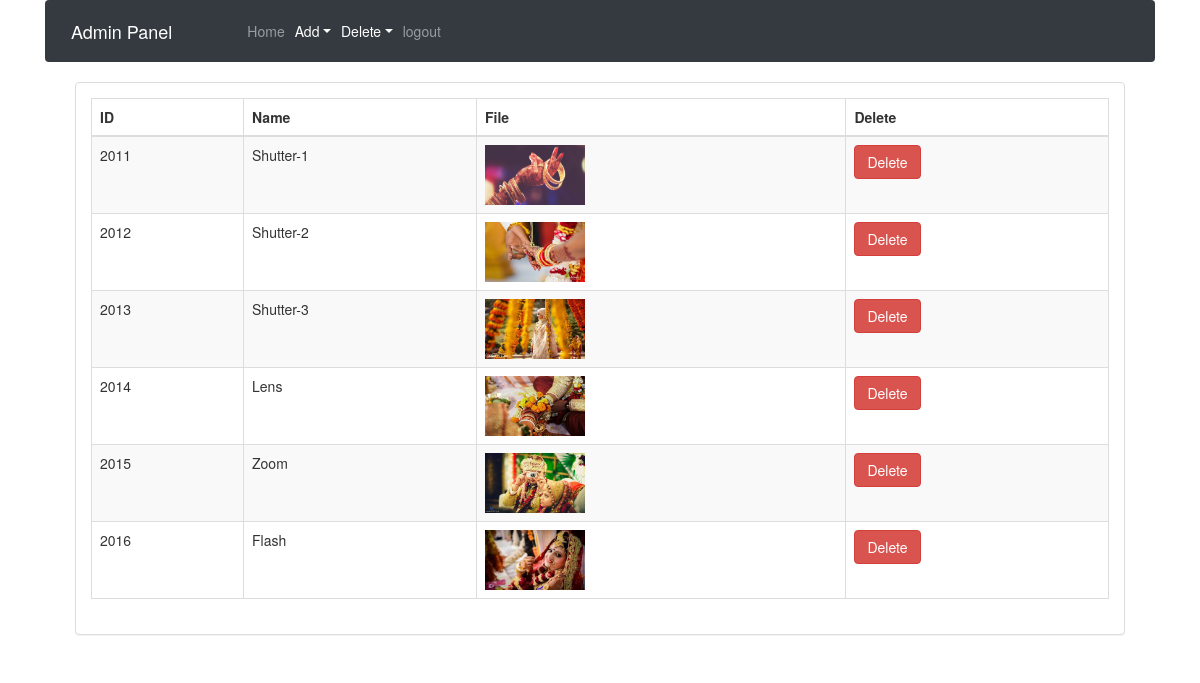
The page /del_wd_photo.php on the database its author committed.
### tables this page shows
CREATE TABLE IF NOT EXISTS `wd_Photography` (
  `id` int(11) NOT NULL AUTO_INCREMENT,
  `group` varchar(20) NOT NULL,
  `name` varchar(255) NOT NULL,
  `image` varchar(255) NOT NULL,
  `details` varchar(200),
  `price` double(10,2) NOT NULL,
  PRIMARY KEY (`id`)
);

### del_wd_photo.php (the view, shortened to what this page needs)
<?php
	require_once "connection.php";
?>
<!DOCTYPE html>
<html>
<head>
<link rel="stylesheet" href="css/bootstrap.css">
<link rel="stylesheet" href="bootstrap/css/bootstrap.min.css">
</head>
	<div class="wrapper">
	<div class="container">
	<header role="banner">
      <nav class="navbar navbar-expand-md navbar-dark bg-dark">
          <a class="navbar-brand" href="admin_home.php">Admin Panel</a>
          <div class="collapse navbar-collapse" id="navbarsExample05">
            <ul class="navbar-nav ml-auto pl-lg-5 pl-0">
              <li class="nav-item">
                <a class="nav-link" href="admin_home.php">Home</a>
              </li>
               <li class="nav-item dropdown">
                <a class="nav-link dropdown-toggle active" href="#" id="dropdown04" data-toggle="dropdown" aria-haspopup="true" aria-expanded="false">Add</a>
                <div class="dropdown-menu" aria-labelledby="dropdown04">
                <li class="nav-item dropdown">
                <a class="nav-link dropdown-toggle active" href="#" id="dropdown04" data-toggle="dropdown" aria-haspopup="true" aria-expanded="false">Delete</a>
              </li>
                 <li class="nav-item">
                <a class="nav-link" href="logout1.php">logout</a>
              </li>
            </ul>
          </div>
        </div>
	<body>
	<div class="wrapper">
	<div class="container">
		<div class="col-lg-12">
			<div class="col-lg-12">
                    <div class="panel panel-default">
                        <div class="panel-body">
                            <div class="table-responsive">
                                <table class="table table-striped table-bordered table-hover">
                                    <thead>
                                        <tr>
											<th>ID</th>
                                            <th>Name</th>
                                            <th>File</th>
                                            <th>Delete</th>
                                        </tr>
                                    </thead>
                                    <tbody>
									<?php
									$select_stmt=$db->prepare("SELECT * FROM wd_photography");
									$select_stmt->execute();
									while($row=$select_stmt->fetch(PDO::FETCH_ASSOC))
									{
									?>
                                        <tr>
											<td><?php echo $row['id']; ?></td>
                                            <td><?php echo $row['name']; ?></td>
                                            <td><img src="images/<?php echo $row['image']; ?>" width="100px" height="60px"></td>
                                            <td><a href="?delete_id=<?php echo $row['id']; ?>" class="btn btn-danger">Delete</a></td>
                                        </tr>
                                    <?php
									}
									?>
                                    </tbody>
                                </table>
                            </div>
                        </div>
                    </div>
                </div>
		</div>
	</div>
	</div>
	</body>
</html>

### rows shown on the page
wd_photography: id "2011", name "Shutter-1", image (picture)
wd_photography: id "2012", name "Shutter-2", image (picture)
wd_photography: id "2013", name "Shutter-3", image (picture)
wd_photography: id "2014", name "Lens", image (picture)
wd_photography: id "2015", name "Zoom", image (picture)
wd_photography: id "2016", name "Flash", image (picture)
